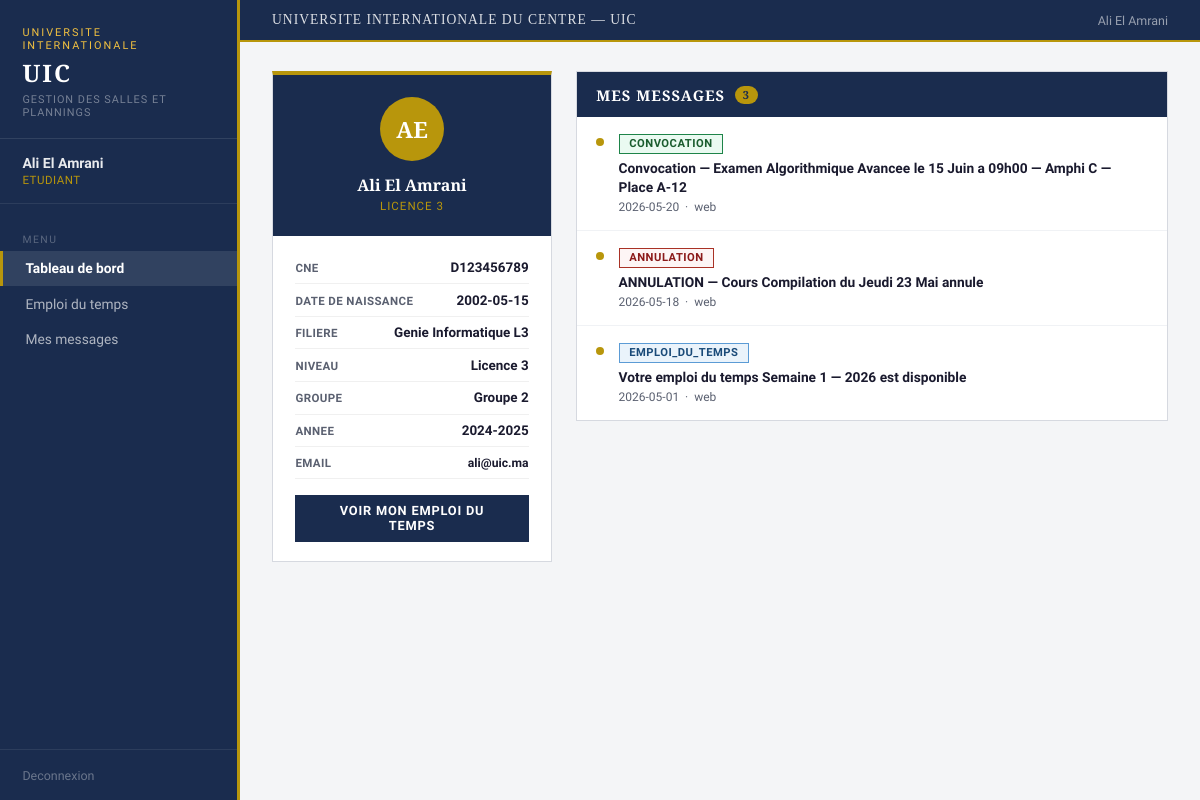
Screenshot of /dashboard (signed in) with the database file from the repository.
### tables this page shows
CREATE TABLE Utilisateur (
        idUtilisateur INTEGER PRIMARY KEY AUTOINCREMENT,
        nom TEXT NOT NULL, prenom TEXT NOT NULL DEFAULT '',
        email TEXT UNIQUE NOT NULL, motDePasse TEXT NOT NULL,
        role TEXT NOT NULL CHECK(role IN ('admin','professeur','chef_dept','etudiant')));

CREATE TABLE Etudiant (
        idEtudiant INTEGER PRIMARY KEY,
        filiere TEXT, niveau TEXT, groupe TEXT,
        dateNaissance TEXT, cne TEXT, anneeInscription TEXT,
        FOREIGN KEY (idEtudiant) REFERENCES Utilisateur(idUtilisateur));

CREATE TABLE Notification (
        idNotification INTEGER PRIMARY KEY AUTOINCREMENT,
        type TEXT NOT NULL CHECK(type IN ('conflit','annulation','emploi_du_temps','convocation')),
        dateEnvoie TEXT NOT NULL, envoyee INTEGER DEFAULT 0,
        canal TEXT DEFAULT 'web', objet TEXT, url TEXT,
        idUtilisateur INTEGER NOT NULL,
        FOREIGN KEY (idUtilisateur) REFERENCES Utilisateur(idUtilisateur));

### controllers/auth_controller.py (the view)
@auth_bp.route("/dashboard")
def dashboard():
    if "user_id" not in session:
        return redirect(url_for("auth.login"))
    role = session["user_role"]
    if role == "etudiant":
        profil  = Utilisateur.get_etudiant_profil(session["user_id"])
        notifs  = Notification.get_by_user(session["user_id"])
        return render_template("dashboard_etudiant.html", profil=profil, notifs=notifs)
    return render_template("dashboard.html", nom=session["user_nom"], role=role)

### database/db.py (called while the page is built)
def get_connection():
    conn = sqlite3.connect(DB_PATH)
    conn.row_factory = sqlite3.Row
    return conn

### models/session.py (called while the page is built)
    @staticmethod
    def get_by_user(idUtilisateur):
        conn = get_connection()
        rows = conn.execute("""
            SELECT * FROM Notification WHERE idUtilisateur=? ORDER BY dateEnvoie DESC
        """, (idUtilisateur,)).fetchall()
        conn.close()
        return rows

### models/utilisateur.py (called while the page is built)
    @staticmethod
    def get_etudiant_profil(id):
        conn = get_connection()
        row = conn.execute("""
            SELECT u.nom, u.prenom, u.email, u.role,
                   e.filiere, e.niveau, e.groupe,
                   e.dateNaissance, e.cne, e.anneeInscription
            FROM Utilisateur u
            JOIN Etudiant e ON e.idEtudiant = u.idUtilisateur
            WHERE u.idUtilisateur = ?
        """, (id,)).fetchone()
        conn.close()
        return row

### templates/dashboard_etudiant.html
{% extends "base.html" %}
{% block content %}
<div class="etud-layout">
  <div class="profil-card">
    <div class="profil-header">
      <div class="profil-avatar">{{ profil.prenom[0] }}{{ profil.nom[0] }}</div>
      <div class="profil-name">{{ profil.prenom }} {{ profil.nom }}</div>
      <div class="profil-role">{{ profil.niveau }}</div>
    </div>
    <div class="profil-body">
      <div class="profil-row">
        <span class="profil-label">CNE</span>
        <span class="profil-value">{{ profil.cne or '—' }}</span>
      </div>
      <div class="profil-row">
        <span class="profil-label">Date de naissance</span>
        <span class="profil-value">{{ profil.dateNaissance or '—' }}</span>
      </div>
      <div class="profil-row">
        <span class="profil-label">Filiere</span>
        <span class="profil-value">{{ profil.filiere or '—' }}</span>
      </div>
      <div class="profil-row">
        <span class="profil-label">Niveau</span>
        <span class="profil-value">{{ profil.niveau or '—' }}</span>
      </div>
      <div class="profil-row">
        <span class="profil-label">Groupe</span>
        <span class="profil-value">{{ profil.groupe or '—' }}</span>
      </div>
      <div class="profil-row">
        <span class="profil-label">Annee</span>
        <span class="profil-value">{{ profil.anneeInscription or '—' }}</span>
      </div>
      <div class="profil-row">
        <span class="profil-label">Email</span>
        <span class="profil-value" style="font-size:0.76rem">{{ profil.email }}</span>
      </div>
      <div style="padding:1rem 0 0.2rem">
        <a href="{{ url_for('auth.emploi_du_temps') }}" class="btn" style="display:block;text-align:center">
          Voir mon emploi du temps
        </a>
      </div>
    </div>
  </div>
  <div class="section-card" style="align-self:start">
    <div class="section-header">
      <h2>Mes messages
        {% if notifs %}
          <span class="notif-count">{{ notifs|length }}</span>
        {% endif %}
      </h2>
    </div>
    <div class="section-body">
      {% if notifs %}
        {% for n in notifs %}
        <div class="notif-item">
          <div class="notif-dot"></div>
          <div class="notif-content">
            <span class="badge badge-{{ n.type }}">{{ n.type }}</span>
            <div class="notif-objet">{{ n.objet or '—' }}</div>
            <div class="notif-date">{{ n.dateEnvoie }} &nbsp;·&nbsp; {{ n.canal }}</div>
          </div>
        </div>
        {% endfor %}
      {% else %}
        <p class="no-msg">Aucun message pour le moment.</p>
      {% endif %}
    </div>
  </div>
</div>
{% endblock %}

### templates/base.html (shortened to what this page needs)
<!DOCTYPE html>
<html lang="fr">
<head>
  <link rel="stylesheet" href="{{ url_for('static', filename='css/style.css') }}">
</head>
<body>
{% if session.user_id %}
<div class="sidebar">
  <div class="sidebar-brand">
    <div class="univ">Universite Internationale</div>
    <h1>UIC</h1>
    <p>Gestion des salles et plannings</p>
  </div>
  <div class="sidebar-user">
    <div class="user-name">{{ session.user_nom }}</div>
    <div class="user-role">{{ session.user_role }}</div>
  </div>
  <nav class="sidebar-nav">
    <div class="nav-label">Menu</div>
    <a href="{{ url_for('auth.dashboard') }}" {% if request.endpoint=='auth.dashboard' %}class="active"{% endif %}>Tableau de bord</a>
    {% if session.user_role == 'etudiant' %}
      <a href="{{ url_for('auth.emploi_du_temps') }}" {% if request.endpoint=='auth.emploi_du_temps' %}class="active"{% endif %}>Emploi du temps</a>
      <a href="{{ url_for('session.notifications') }}" {% if request.endpoint=='session.notifications' %}class="active"{% endif %}>Mes messages</a>
    {% endif %}
  </nav>
  <div class="sidebar-footer">
    <a href="{{ url_for('auth.logout') }}">Deconnexion</a>
  </div>
</div>
<div class="main-content">
  <div class="topbar">
    <span class="topbar-title">Universite Internationale du Centre — UIC</span>
    <span class="topbar-user">{{ session.user_nom }}</span>
  </div>
  <main>{% block content %}{% endblock %}</main>
</div>
{% else %}
<main style="width:100%">{% block content_public %}{% endblock %}</main>
{% endif %}
</body>
</html>

### rows the page displays
Utilisateur: user_role "ETUDIANT", prenom "A", nom "E", prenom "Ali", nom "El Amrani", email "ali@uic.ma"
Etudiant: niveau "LICENCE 3", cne "D123456789", dateNaissance "2002-05-15", filiere "Genie Informatique L3", niveau "Licence 3", groupe "Groupe 2", anneeInscription "2024-2025"
Notification: type "CONVOCATION", objet "Convocation — Examen Algorithmique Avancee le 15 Juin a 09h00 — Amphi C — Place A-12", dateEnvoie "2026-05-20", canal "web"
Notification: type "ANNULATION", objet "ANNULATION — Cours Compilation du Jeudi 23 Mai annule", dateEnvoie "2026-05-18", canal "web"
Notification: type "EMPLOI_DU_TEMPS", objet "Votre emploi du temps Semaine 1 — 2026 est disponible", dateEnvoie "2026-05-01", canal "web"

### other values shown
{{ session.user_nom }} "Ali El Amrani"
{{ notifs|length }} "3"
